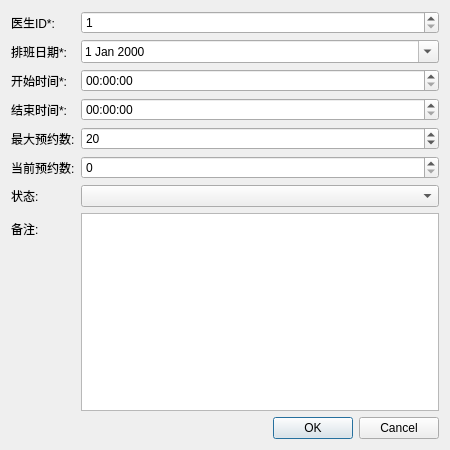
<?xml version="1.0" encoding="UTF-8"?>
<ui version="4.0">
 <class>ScheduleDialog</class>
 <widget class="QDialog" name="ScheduleDialog">
  <property name="geometry">
   <rect>
    <x>0</x>
    <y>0</y>
    <width>450</width>
    <height>450</height>
   </rect>
  </property>
  <property name="windowTitle">
   <string>排班信息</string>
  </property>
  <layout class="QVBoxLayout" name="verticalLayout">
   <item>
    <layout class="QFormLayout" name="formLayout">
     <item row="0" column="0">
      <widget class="QLabel" name="label_doctor">
       <property name="text">
        <string>医生ID*:</string>
       </property>
      </widget>
     </item>
     <item row="0" column="1">
      <widget class="QSpinBox" name="doctorIdSpin">
       <property name="minimum">
        <number>1</number>
       </property>
      </widget>
     </item>
     <item row="1" column="0">
      <widget class="QLabel" name="label_date">
       <property name="text">
        <string>排班日期*:</string>
       </property>
      </widget>
     </item>
     <item row="1" column="1">
      <widget class="QDateEdit" name="scheduleDateEdit">
       <property name="calendarPopup">
        <bool>true</bool>
       </property>
      </widget>
     </item>
     <item row="2" column="0">
      <widget class="QLabel" name="label_start">
       <property name="text">
        <string>开始时间*:</string>
       </property>
      </widget>
     </item>
     <item row="2" column="1">
      <widget class="QTimeEdit" name="startTimeEdit"/>
     </item>
     <item row="3" column="0">
      <widget class="QLabel" name="label_end">
       <property name="text">
        <string>结束时间*:</string>
       </property>
      </widget>
     </item>
     <item row="3" column="1">
      <widget class="QTimeEdit" name="endTimeEdit"/>
     </item>
     <item row="4" column="0">
      <widget class="QLabel" name="label_max">
       <property name="text">
        <string>最大预约数:</string>
       </property>
      </widget>
     </item>
     <item row="4" column="1">
      <widget class="QSpinBox" name="maxAppointmentsSpin">
       <property name="minimum">
        <number>1</number>
       </property>
       <property name="maximum">
        <number>100</number>
       </property>
       <property name="value">
        <number>20</number>
       </property>
      </widget>
     </item>
     <item row="5" column="0">
      <widget class="QLabel" name="label_current">
       <property name="text">
        <string>当前预约数:</string>
       </property>
      </widget>
     </item>
     <item row="5" column="1">
      <widget class="QSpinBox" name="currentAppointmentsSpin">
       <property name="minimum">
        <number>0</number>
       </property>
      </widget>
     </item>
     <item row="6" column="0">
      <widget class="QLabel" name="label_status">
       <property name="text">
        <string>状态:</string>
       </property>
      </widget>
     </item>
     <item row="6" column="1">
      <widget class="QComboBox" name="statusCombo"/>
     </item>
     <item row="7" column="0">
      <widget class="QLabel" name="label_notes">
       <property name="text">
        <string>备注:</string>
       </property>
      </widget>
     </item>
     <item row="7" column="1">
      <widget class="QTextEdit" name="notesEdit">
       <property name="maximumHeight">
        <number>80</number>
       </property>
      </widget>
     </item>
    </layout>
   </item>
   <item>
    <widget class="QDialogButtonBox" name="buttonBox">
     <property name="orientation">
      <enum>Qt::Horizontal</enum>
     </property>
     <property name="standardButtons">
      <set>QDialogButtonBox::Cancel|QDialogButtonBox::Ok</set>
     </property>
    </widget>
   </item>
  </layout>
 </widget>
 <resources/>
 <connections>
  <connection>
   <sender>buttonBox</sender>
   <signal>accepted()</signal>
   <receiver>ScheduleDialog</receiver>
   <slot>accept()</slot>
  </connection>
  <connection>
   <sender>buttonBox</sender>
   <signal>rejected()</signal>
   <receiver>ScheduleDialog</receiver>
   <slot>reject()</slot>
  </connection>
 </connections>
</ui>
